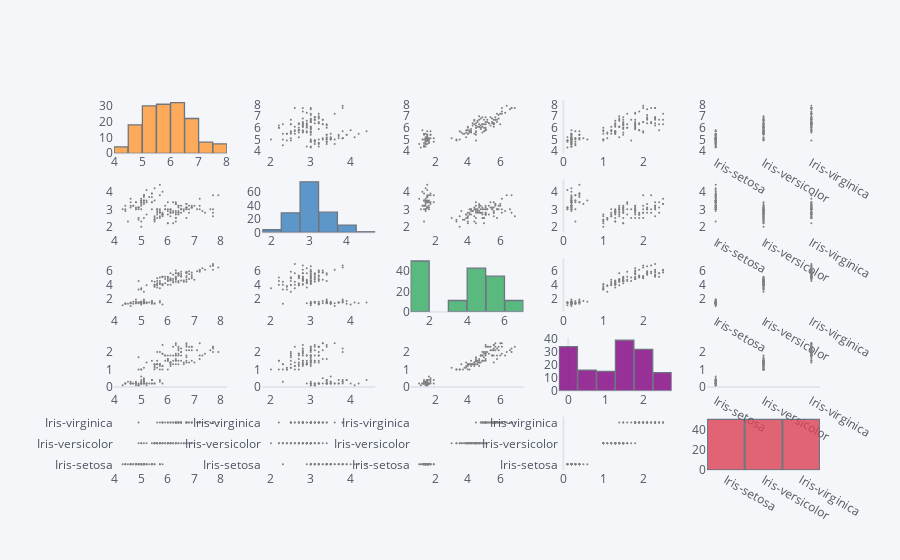
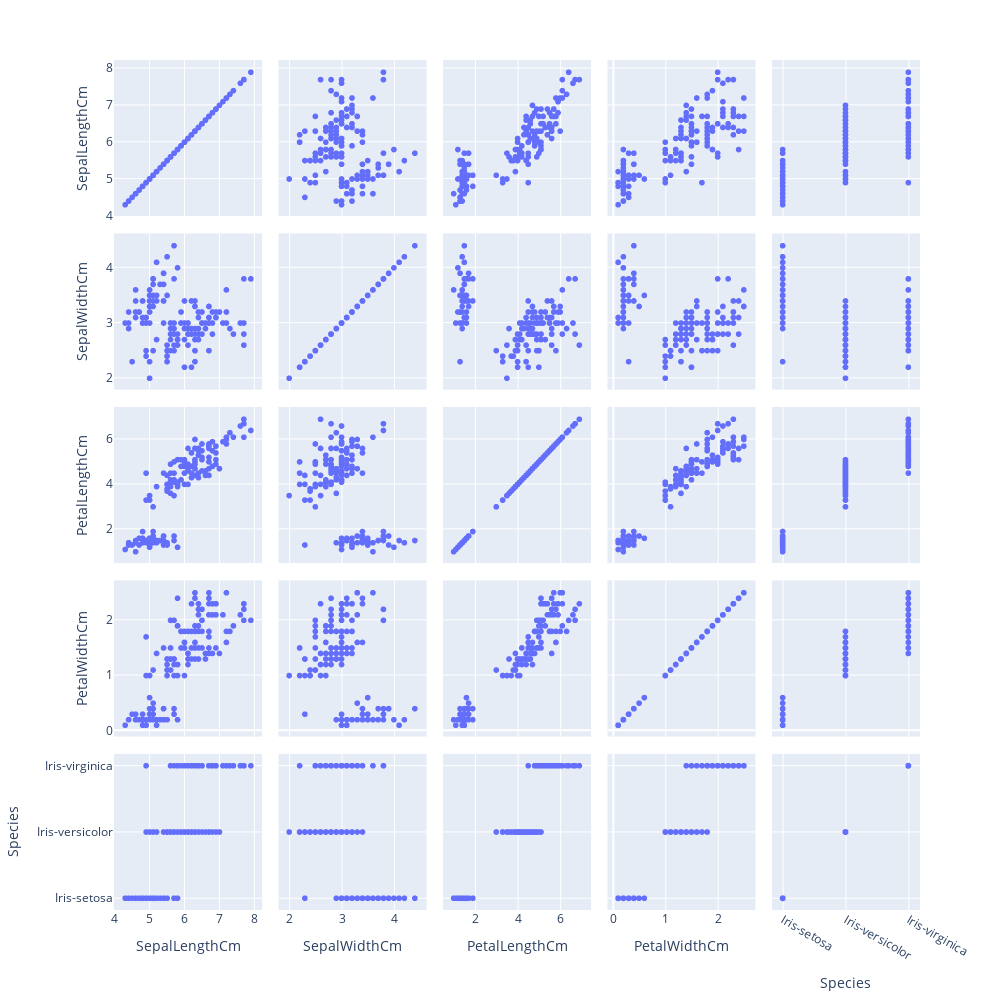

Notebook code cell kept with these figures, in order:
### Code cell
iris.scatter_matrix()
import plotly.express as px

fig = px.scatter_matrix(iris, height=1000, width=1000)
fig.show()
fig.write_html('0326 iplots/0326v - 45alt.html')
fig.write_image('0326 iplots/0326v - 45alt.png')

### Figure 1 — Plotly figure (JSON) as saved in the notebook; plotly's stock layout.template omitted (floating-point values rounded to 4 significant figures; data arrays with more than 128 entries replaced by an {"elided": "..."} marker saying what was removed)
{"data": [{"histfunc": "count", "histnorm": "", "marker": {"color": "rgba(255, 153, 51, 1.0)", "line": {"color": "#4D5663", "width": 1.3}}, "name": "SepalLengthCm", "nbinsx": 10, "opacity": 0.8, "orientation": "v", "type": "histogram", "x": {"elided": "150 float values"}, "xaxis": "x", "yaxis": "y"}, {"line": {"color": "rgba(128, 128, 128, 1.0)", "dash": "solid", "shape": "linear", "width": 1.3}, "marker": {"size": 2, "symbol": "circle"}, "mode": "markers", "name": "SepalLengthCm", "text": "", "type": "scatter", "x": {"elided": "150 float values"}, "xaxis": "x2", "y": {"elided": "150 float values"}, "yaxis": "y2"}, {"line": {"color": "rgba(128, 128, 128, 1.0)", "dash": "solid", "shape": "linear", "width": 1.3}, "marker": {"size": 2, "symbol": "circle"}, "mode": "markers", "name": "SepalLengthCm", "text": "", "type": "scatter", "x": {"elided": "150 float values"}, "xaxis": "x3", "y": {"elided": "150 float values"}, "yaxis": "y3"}, {"line": {"color": "rgba(128, 128, 128, 1.0)", "dash": "solid", "shape": "linear", "width": 1.3}, "marker": {"size": 2, "symbol": "circle"}, "mode": "markers", "name": "SepalLengthCm", "text": "", "type": "scatter", "x": {"elided": "150 float values"}, "xaxis": "x4", "y": {"elided": "150 float values"}, "yaxis": "y4"}, {"line": {"color": "rgba(128, 128, 128, 1.0)", "dash": "solid", "shape": "linear", "width": 1.3}, "marker": {"size": 2, "symbol": "circle"}, "mode": "markers", "name": "SepalLengthCm", "text": "", "type": "scatter", "x": {"elided": "150 str values"}, "xaxis": "x5", "y": {"elided": "150 float values"}, "yaxis": "y5"}, {"line": {"color": "rgba(128, 128, 128, 1.0)", "dash": "solid", "shape": "linear", "width": 1.3}, "marker": {"size": 2, "symbol": "circle"}, "mode": "markers", "name": "SepalWidthCm", "text": "", "type": "scatter", "x": {"elided": "150 float values"}, "xaxis": "x6", "y": {"elided": "150 float values"}, "yaxis": "y6"}, {"histfunc": "count", "histnorm": "", "marker": {"color": "rgba(55, 128, 191, 1.0)", "line": {"color": "#4D5663", "width": 1.3}}, "name": "SepalWidthCm", "nbinsx": 10, "opacity": 0.8, "orientation": "v", "type": "histogram", "x": {"elided": "150 float values"}, "xaxis": "x7", "yaxis": "y7"}, {"line": {"color": "rgba(128, 128, 128, 1.0)", "dash": "solid", "shape": "linear", "width": 1.3}, "marker": {"size": 2, "symbol": "circle"}, "mode": "markers", "name": "SepalWidthCm", "text": "", "type": "scatter", "x": {"elided": "150 float values"}, "xaxis": "x8", "y": {"elided": "150 float values"}, "yaxis": "y8"}, {"line": {"color": "rgba(128, 128, 128, 1.0)", "dash": "solid", "shape": "linear", "width": 1.3}, "marker": {"size": 2, "symbol": "circle"}, "mode": "markers", "name": "SepalWidthCm", "text": "", "type": "scatter", "x": {"elided": "150 float values"}, "xaxis": "x9", "y": {"elided": "150 float values"}, "yaxis": "y9"}, {"line": {"color": "rgba(128, 128, 128, 1.0)", "dash": "solid", "shape": "linear", "width": 1.3}, "marker": {"size": 2, "symbol": "circle"}, "mode": "markers", "name": "SepalWidthCm", "text": "", "type": "scatter", "x": {"elided": "150 str values"}, "xaxis": "x10", "y": {"elided": "150 float values"}, "yaxis": "y10"}, {"line": {"color": "rgba(128, 128, 128, 1.0)", "dash": "solid", "shape": "linear", "width": 1.3}, "marker": {"size": 2, "symbol": "circle"}, "mode": "markers", "name": "PetalLengthCm", "text": "", "type": "scatter", "x": {"elided": "150 float values"}, "xaxis": "x11", "y": {"elided": "150 float values"}, "yaxis": "y11"}, {"line": {"color": "rgba(128, 128, 128, 1.0)", "dash": "solid", "shape": "linear", "width": 1.3}, "marker": {"size": 2, "symbol": "circle"}, "mode": "markers", "name": "PetalLengthCm", "text": "", "type": "scatter", "x": {"elided": "150 float values"}, "xaxis": "x12", "y": {"elided": "150 float values"}, "yaxis": "y12"}, {"histfunc": "count", "histnorm": "", "marker": {"color": "rgba(50, 171, 96, 1.0)", "line": {"color": "#4D5663", "width": 1.3}}, "name": "PetalLengthCm", "nbinsx": 10, "opacity": 0.8, "orientation": "v", "type": "histogram", "x": {"elided": "150 float values"}, "xaxis": "x13", "yaxis": "y13"}, {"line": {"color": "rgba(128, 128, 128, 1.0)", "dash": "solid", "shape": "linear", "width": 1.3}, "marker": {"size": 2, "symbol": "circle"}, "mode": "markers", "name": "PetalLengthCm", "text": "", "type": "scatter", "x": {"elided": "150 float values"}, "xaxis": "x14", "y": {"elided": "150 float values"}, "yaxis": "y14"}, {"line": {"color": "rgba(128, 128, 128, 1.0)", "dash": "solid", "shape": "linear", "width": 1.3}, "marker": {"size": 2, "symbol": "circle"}, "mode": "markers", "name": "PetalLengthCm", "text": "", "type": "scatter", "x": {"elided": "150 str values"}, "xaxis": "x15", "y": {"elided": "150 float values"}, "yaxis": "y15"}, {"line": {"color": "rgba(128, 128, 128, 1.0)", "dash": "solid", "shape": "linear", "width": 1.3}, "marker": {"size": 2, "symbol": "circle"}, "mode": "markers", "name": "PetalWidthCm", "text": "", "type": "scatter", "x": {"elided": "150 float values"}, "xaxis": "x16", "y": {"elided": "150 float values"}, "yaxis": "y16"}, {"line": {"color": "rgba(128, 128, 128, 1.0)", "dash": "solid", "shape": "linear", "width": 1.3}, "marker": {"size": 2, "symbol": "circle"}, "mode": "markers", "name": "PetalWidthCm", "text": "", "type": "scatter", "x": {"elided": "150 float values"}, "xaxis": "x17", "y": {"elided": "150 float values"}, "yaxis": "y17"}, {"line": {"color": "rgba(128, 128, 128, 1.0)", "dash": "solid", "shape": "linear", "width": 1.3}, "marker": {"size": 2, "symbol": "circle"}, "mode": "markers", "name": "PetalWidthCm", "text": "", "type": "scatter", "x": {"elided": "150 float values"}, "xaxis": "x18", "y": {"elided": "150 float values"}, "yaxis": "y18"}, {"histfunc": "count", "histnorm": "", "marker": {"color": "rgba(128, 0, 128, 1.0)", "line": {"color": "#4D5663", "width": 1.3}}, "name": "PetalWidthCm", "nbinsx": 10, "opacity": 0.8, "orientation": "v", "type": "histogram", "x": {"elided": "150 float values"}, "xaxis": "x19", "yaxis": "y19"}, {"line": {"color": "rgba(128, 128, 128, 1.0)", "dash": "solid", "shape": "linear", "width": 1.3}, "marker": {"size": 2, "symbol": "circle"}, "mode": "markers", "name": "PetalWidthCm", "text": "", "type": "scatter", "x": {"elided": "150 str values"}, "xaxis": "x20", "y": {"elided": "150 float values"}, "yaxis": "y20"}, {"line": {"color": "rgba(128, 128, 128, 1.0)", "dash": "solid", "shape": "linear", "width": 1.3}, "marker": {"size": 2, "symbol": "circle"}, "mode": "markers", "name": "Species", "text": "", "type": "scatter", "x": {"elided": "150 float values"}, "xaxis": "x21", "y": {"elided": "150 str values"}, "yaxis": "y21"}, {"line": {"color": "rgba(128, 128, 128, 1.0)", "dash": "solid", "shape": "linear", "width": 1.3}, "marker": {"size": 2, "symbol": "circle"}, "mode": "markers", "name": "Species", "text": "", "type": "scatter", "x": {"elided": "150 float values"}, "xaxis": "x22", "y": {"elided": "150 str values"}, "yaxis": "y22"}, {"line": {"color": "rgba(128, 128, 128, 1.0)", "dash": "solid", "shape": "linear", "width": 1.3}, "marker": {"size": 2, "symbol": "circle"}, "mode": "markers", "name": "Species", "text": "", "type": "scatter", "x": {"elided": "150 float values"}, "xaxis": "x23", "y": {"elided": "150 str values"}, "yaxis": "y23"}, {"line": {"color": "rgba(128, 128, 128, 1.0)", "dash": "solid", "shape": "linear", "width": 1.3}, "marker": {"size": 2, "symbol": "circle"}, "mode": "markers", "name": "Species", "text": "", "type": "scatter", "x": {"elided": "150 float values"}, "xaxis": "x24", "y": {"elided": "150 str values"}, "yaxis": "y24"}, {"histfunc": "count", "histnorm": "", "marker": {"color": "rgba(219, 64, 82, 1.0)", "line": {"color": "#4D5663", "width": 1.3}}, "name": "Species", "nbinsx": 10, "opacity": 0.8, "orientation": "v", "type": "histogram", "x": {"elided": "150 str values"}, "xaxis": "x25", "yaxis": "y25"}], "layout": {"bargap": 0.02, "legend": {"bgcolor": "#F5F6F9", "font": {"color": "#4D5663"}}, "paper_bgcolor": "#F5F6F9", "plot_bgcolor": "#F5F6F9", "showlegend": false, "title": {"font": {"color": "#4D5663"}}, "xaxis": {"anchor": "y", "domain": [0, 0.16], "gridcolor": "#E1E5ED", "showgrid": false, "tickfont": {"color": "#4D5663"}, "title": {"font": {"color": "#4D5663"}, "text": ""}, "zerolinecolor": "#E1E5ED"}, "xaxis10": {"anchor": "y10", "domain": [0.84, 1], "gridcolor": "#E1E5ED", "showgrid": false, "tickfont": {"color": "#4D5663"}, "title": {"font": {"color": "#4D5663"}, "text": ""}, "zerolinecolor": "#E1E5ED"}, "xaxis11": {"anchor": "y11", "domain": [0, 0.16], "gridcolor": "#E1E5ED", "showgrid": false, "tickfont": {"color": "#4D5663"}, "title": {"font": {"color": "#4D5663"}, "text": ""}, "zerolinecolor": "#E1E5ED"}, "xaxis12": {"anchor": "y12", "domain": [0.21, 0.37], "gridcolor": "#E1E5ED", "showgrid": false, "tickfont": {"color": "#4D5663"}, "title": {"font": {"color": "#4D5663"}, "text": ""}, "zerolinecolor": "#E1E5ED"}, "xaxis13": {"anchor": "y13", "domain": [0.42, 0.58], "gridcolor": "#E1E5ED", "showgrid": false, "tickfont": {"color": "#4D5663"}, "title": {"font": {"color": "#4D5663"}, "text": ""}, "zerolinecolor": "#E1E5ED"}, "xaxis14": {"anchor": "y14", "domain": [0.63, 0.79], "gridcolor": "#E1E5ED", "showgrid": false, "tickfont": {"color": "#4D5663"}, "title": {"font": {"color": "#4D5663"}, "text": ""}, "zerolinecolor": "#E1E5ED"}, "xaxis15": {"anchor": "y15", "domain": [0.84, 1], "gridcolor": "#E1E5ED", "showgrid": false, "tickfont": {"color": "#4D5663"}, "title": {"font": {"color": "#4D5663"}, "text": ""}, "zerolinecolor": "#E1E5ED"}, "xaxis16": {"anchor": "y16", "domain": [0, 0.16], "gridcolor": "#E1E5ED", "showgrid": false, "tickfont": {"color": "#4D5663"}, "title": {"font": {"color": "#4D5663"}, "text": ""}, "zerolinecolor": "#E1E5ED"}, "xaxis17": {"anchor": "y17", "domain": [0.21, 0.37], "gridcolor": "#E1E5ED", "showgrid": false, "tickfont": {"color": "#4D5663"}, "title": {"font": {"color": "#4D5663"}, "text": ""}, "zerolinecolor": "#E1E5ED"}, "xaxis18": {"anchor": "y18", "domain": [0.42, 0.58], "gridcolor": "#E1E5ED", "showgrid": false, "tickfont": {"color": "#4D5663"}, "title": {"font": {"color": "#4D5663"}, "text": ""}, "zerolinecolor": "#E1E5ED"}, "xaxis19": {"anchor": "y19", "domain": [0.63, 0.79], "gridcolor": "#E1E5ED", "showgrid": false, "tickfont": {"color": "#4D5663"}, "title": {"font": {"color": "#4D5663"}, "text": ""}, "zerolinecolor": "#E1E5ED"}, "xaxis2": {"anchor": "y2", "domain": [0.21, 0.37], "gridcolor": "#E1E5ED", "showgrid": false, "tickfont": {"color": "#4D5663"}, "title": {"font": {"color": "#4D5663"}, "text": ""}, "zerolinecolor": "#E1E5ED"}, "xaxis20": {"anchor": "y20", "domain": [0.84, 1], "gridcolor": "#E1E5ED", "showgrid": false, "tickfont": {"color": "#4D5663"}, "title": {"font": {"color": "#4D5663"}, "text": ""}, "zerolinecolor": "#E1E5ED"}, "xaxis21": {"anchor": "y21", "domain": [0, 0.16], "gridcolor": "#E1E5ED", "showgrid": false, "tickfont": {"color": "#4D5663"}, "title": {"font": {"color": "#4D5663"}, "text": ""}, "zerolinecolor": "#E1E5ED"}, "xaxis22": {"anchor": "y22", "domain": [0.21, 0.37], "gridcolor": "#E1E5ED", "showgrid": false, "tickfont": {"color": "#4D5663"}, "title": {"font": {"color": "#4D5663"}, "text": ""}, "zerolinecolor": "#E1E5ED"}, "xaxis23": {"anchor": "y23", "domain": [0.42, 0.58], "gridcolor": "#E1E5ED", "showgrid": false, "tickfont": {"color": "#4D5663"}, "title": {"font": {"color": "#4D5663"}, "text": ""}, "zerolinecolor": "#E1E5ED"}, "xaxis24": {"anchor": "y24", "domain": [0.63, 0.79], "gridcolor": "#E1E5ED", "showgrid": false, "tickfont": {"color": "#4D5663"}, "title": {"font": {"color": "#4D5663"}, "text": ""}, "zerolinecolor": "#E1E5ED"}, "xaxis25": {"anchor": "y25", "domain": [0.84, 1], "gridcolor": "#E1E5ED", "showgrid": false, "tickfont": {"color": "#4D5663"}, "title": {"font": {"color": "#4D5663"}, "text": ""}, "zerolinecolor": "#E1E5ED"}, "xaxis3": {"anchor": "y3", "domain": [0.42, 0.58], "gridcolor": "#E1E5ED", "showgrid": false, "tickfont": {"color": "#4D5663"}, "title": {"font": {"color": "#4D5663"}, "text": ""}, "zerolinecolor": "#E1E5ED"}, "xaxis4": {"anchor": "y4", "domain": [0.63, 0.79], "gridcolor": "#E1E5ED", "showgrid": false, "tickfont": {"color": "#4D5663"}, "title": {"font": {"color": "#4D5663"}, "text": ""}, "zerolinecolor": "#E1E5ED"}, "xaxis5": {"anchor": "y5", "domain": [0.84, 1], "gridcolor": "#E1E5ED", "showgrid": false, "tickfont": {"color": "#4D5663"}, "title": {"font": {"color": "#4D5663"}, "text": ""}, "zerolinecolor": "#E1E5ED"}, "xaxis6": {"anchor": "y6", "domain": [0, 0.16], "gridcolor": "#E1E5ED", "showgrid": false, "tickfont": {"color": "#4D5663"}, "title": {"font": {"color": "#4D5663"}, "text": ""}, "zerolinecolor": "#E1E5ED"}, "xaxis7": {"anchor": "y7", "domain": [0.21, 0.37], "gridcolor": "#E1E5ED", "showgrid": false, "tickfont": {"color": "#4D5663"}, "title": {"font": {"color": "#4D5663"}, "text": ""}, "zerolinecolor": "#E1E5ED"}, "xaxis8": {"anchor": "y8", "domain": [0.42, 0.58], "gridcolor": "#E1E5ED", "showgrid": false, "tickfont": {"color": "#4D5663"}, "title": {"font": {"color": "#4D5663"}, "text": ""}, "zerolinecolor": "#E1E5ED"}, "xaxis9": {"anchor": "y9", "domain": [0.63, 0.79], "gridcolor": "#E1E5ED", "showgrid": false, "tickfont": {"color": "#4D5663"}, "title": {"font": {"color": "#4D5663"}, "text": ""}, "zerolinecolor": "#E1E5ED"}, "yaxis": {"anchor": "x", "domain": [0.856, 1], "gridcolor": "#E1E5ED", "showgrid": false, "tickfont": {"color": "#4D5663"}, "title": {"font": {"color": "#4D5663"}, "text": ""}, "zerolinecolor": "#E1E5ED"}, "yaxis10": {"anchor": "x10", "domain": [0.642, 0.786], "gridcolor": "#E1E5ED", "showgrid": false, "tickfont": {"color": "#4D5663"}, "title": {"font": {"color": "#4D5663"}, "text": ""}, "zerolinecolor": "#E1E5ED"}, "yaxis11": {"anchor": "x11", "domain": [0.428, 0.572], "gridcolor": "#E1E5ED", "showgrid": false, "tickfont": {"color": "#4D5663"}, "title": {"font": {"color": "#4D5663"}, "text": ""}, "zerolinecolor": "#E1E5ED"}, "yaxis12": {"anchor": "x12", "domain": [0.428, 0.572], "gridcolor": "#E1E5ED", "showgrid": false, "tickfont": {"color": "#4D5663"}, "title": {"font": {"color": "#4D5663"}, "text": ""}, "zerolinecolor": "#E1E5ED"}, "yaxis13": {"anchor": "x13", "domain": [0.428, 0.572], "gridcolor": "#E1E5ED", "showgrid": false, "tickfont": {"color": "#4D5663"}, "title": {"font": {"color": "#4D5663"}, "text": ""}, "zerolinecolor": "#E1E5ED"}, "yaxis14": {"anchor": "x14", "domain": [0.428, 0.572], "gridcolor": "#E1E5ED", "showgrid": false, "tickfont": {"color": "#4D5663"}, "title": {"font": {"color": "#4D5663"}, "text": ""}, "zerolinecolor": "#E1E5ED"}, "yaxis15": {"anchor": "x15", "domain": [0.428, 0.572], "gridcolor": "#E1E5ED", "showgrid": false, "tickfont": {"color": "#4D5663"}, "title": {"font": {"color": "#4D5663"}, "text": ""}, "zerolinecolor": "#E1E5ED"}, "yaxis16": {"anchor": "x16", "domain": [0.214, 0.358], "gridcolor": "#E1E5ED", "showgrid": false, "tickfont": {"color": "#4D5663"}, "title": {"font": {"color": "#4D5663"}, "text": ""}, "zerolinecolor": "#E1E5ED"}, "yaxis17": {"anchor": "x17", "domain": [0.214, 0.358], "gridcolor": "#E1E5ED", "showgrid": false, "tickfont": {"color": "#4D5663"}, "title": {"font": {"color": "#4D5663"}, "text": ""}, "zerolinecolor": "#E1E5ED"}, "yaxis18": {"anchor": "x18", "domain": [0.214, 0.358], "gridcolor": "#E1E5ED", "showgrid": false, "tickfont": {"color": "#4D5663"}, "title": {"font": {"color": "#4D5663"}, "text": ""}, "zerolinecolor": "#E1E5ED"}, "yaxis19": {"anchor": "x19", "domain": [0.214, 0.358], "gridcolor": "#E1E5ED", "showgrid": false, "tickfont": {"color": "#4D5663"}, "title": {"font": {"color": "#4D5663"}, "text": ""}, "zerolinecolor": "#E1E5ED"}, "yaxis2": {"anchor": "x2", "domain": [0.856, 1], "gridcolor": "#E1E5ED", "showgrid": false, "tickfont": {"color": "#4D5663"}, "title": {"font": {"color": "#4D5663"}, "text": ""}, "zerolinecolor": "#E1E5ED"}, "yaxis20": {"anchor": "x20", "domain": [0.214, 0.358], "gridcolor": "#E1E5ED", "showgrid": false, "tickfont": {"color": "#4D5663"}, "title": {"font": {"color": "#4D5663"}, "text": ""}, "zerolinecolor": "#E1E5ED"}, "yaxis21": {"anchor": "x21", "domain": [0, 0.144], "gridcolor": "#E1E5ED", "showgrid": false, "tickfont": {"color": "#4D5663"}, "title": {"font": {"color": "#4D5663"}, "text": ""}, "zerolinecolor": "#E1E5ED"}, "yaxis22": {"anchor": "x22", "domain": [0, 0.144], "gridcolor": "#E1E5ED", "showgrid": false, "tickfont": {"color": "#4D5663"}, "title": {"font": {"color": "#4D5663"}, "text": ""}, "zerolinecolor": "#E1E5ED"}, "yaxis23": {"anchor": "x23", "domain": [0, 0.144], "gridcolor": "#E1E5ED", "showgrid": false, "tickfont": {"color": "#4D5663"}, "title": {"font": {"color": "#4D5663"}, "text": ""}, "zerolinecolor": "#E1E5ED"}, "yaxis24": {"anchor": "x24", "domain": [0, 0.144], "gridcolor": "#E1E5ED", "showgrid": false, "tickfont": {"color": "#4D5663"}, "title": {"font": {"color": "#4D5663"}, "text": ""}, "zerolinecolor": "#E1E5ED"}, "yaxis25": {"anchor": "x25", "domain": [0, 0.144], "gridcolor": "#E1E5ED", "showgrid": false, "tickfont": {"color": "#4D5663"}, "title": {"font": {"color": "#4D5663"}, "text": ""}, "zerolinecolor": "#E1E5ED"}, "yaxis3": {"anchor": "x3", "domain": [0.856, 1], "gridcolor": "#E1E5ED", "showgrid": false, "tickfont": {"color": "#4D5663"}, "title": {"font": {"color": "#4D5663"}, "text": ""}, "zerolinecolor": "#E1E5ED"}, "yaxis4": {"anchor": "x4", "domain": [0.856, 1], "gridcolor": "#E1E5ED", "showgrid": false, "tickfont": {"color": "#4D5663"}, "title": {"font": {"color": "#4D5663"}, "text": ""}, "zerolinecolor": "#E1E5ED"}, "yaxis5": {"anchor": "x5", "domain": [0.856, 1], "gridcolor": "#E1E5ED", "showgrid": false, "tickfont": {"color": "#4D5663"}, "title": {"font": {"color": "#4D5663"}, "text": ""}, "zerolinecolor": "#E1E5ED"}, "yaxis6": {"anchor": "x6", "domain": [0.642, 0.786], "gridcolor": "#E1E5ED", "showgrid": false, "tickfont": {"color": "#4D5663"}, "title": {"font": {"color": "#4D5663"}, "text": ""}, "zerolinecolor": "#E1E5ED"}, "yaxis7": {"anchor": "x7", "domain": [0.642, 0.786], "gridcolor": "#E1E5ED", "showgrid": false, "tickfont": {"color": "#4D5663"}, "title": {"font": {"color": "#4D5663"}, "text": ""}, "zerolinecolor": "#E1E5ED"}, "yaxis8": {"anchor": "x8", "domain": [0.642, 0.786], "gridcolor": "#E1E5ED", "showgrid": false, "tickfont": {"color": "#4D5663"}, "title": {"font": {"color": "#4D5663"}, "text": ""}, "zerolinecolor": "#E1E5ED"}, "yaxis9": {"anchor": "x9", "domain": [0.642, 0.786], "gridcolor": "#E1E5ED", "showgrid": false, "tickfont": {"color": "#4D5663"}, "title": {"font": {"color": "#4D5663"}, "text": ""}, "zerolinecolor": "#E1E5ED"}}}

### Figure 2 — Plotly figure (JSON) as saved in the notebook; plotly's stock layout.template omitted (floating-point values rounded to 4 significant figures; data arrays with more than 128 entries replaced by an {"elided": "..."} marker saying what was removed)
{"data": [{"dimensions": [{"axis": {"matches": true}, "label": "SepalLengthCm", "values": {"elided": "150 float values"}}, {"axis": {"matches": true}, "label": "SepalWidthCm", "values": {"elided": "150 float values"}}, {"axis": {"matches": true}, "label": "PetalLengthCm", "values": {"elided": "150 float values"}}, {"axis": {"matches": true}, "label": "PetalWidthCm", "values": {"elided": "150 float values"}}, {"axis": {"matches": true}, "label": "Species", "values": {"elided": "150 str values"}}], "hovertemplate": "%{xaxis.title.text}=%{x}<br>%{yaxis.title.text}=%{y}<extra></extra>", "legendgroup": "", "marker": {"color": "#636efa", "symbol": "circle"}, "name": "", "showlegend": false, "type": "splom"}], "layout": {"dragmode": "select", "height": 1000, "legend": {"tracegroupgap": 0}, "margin": {"t": 60}, "width": 1000}}
